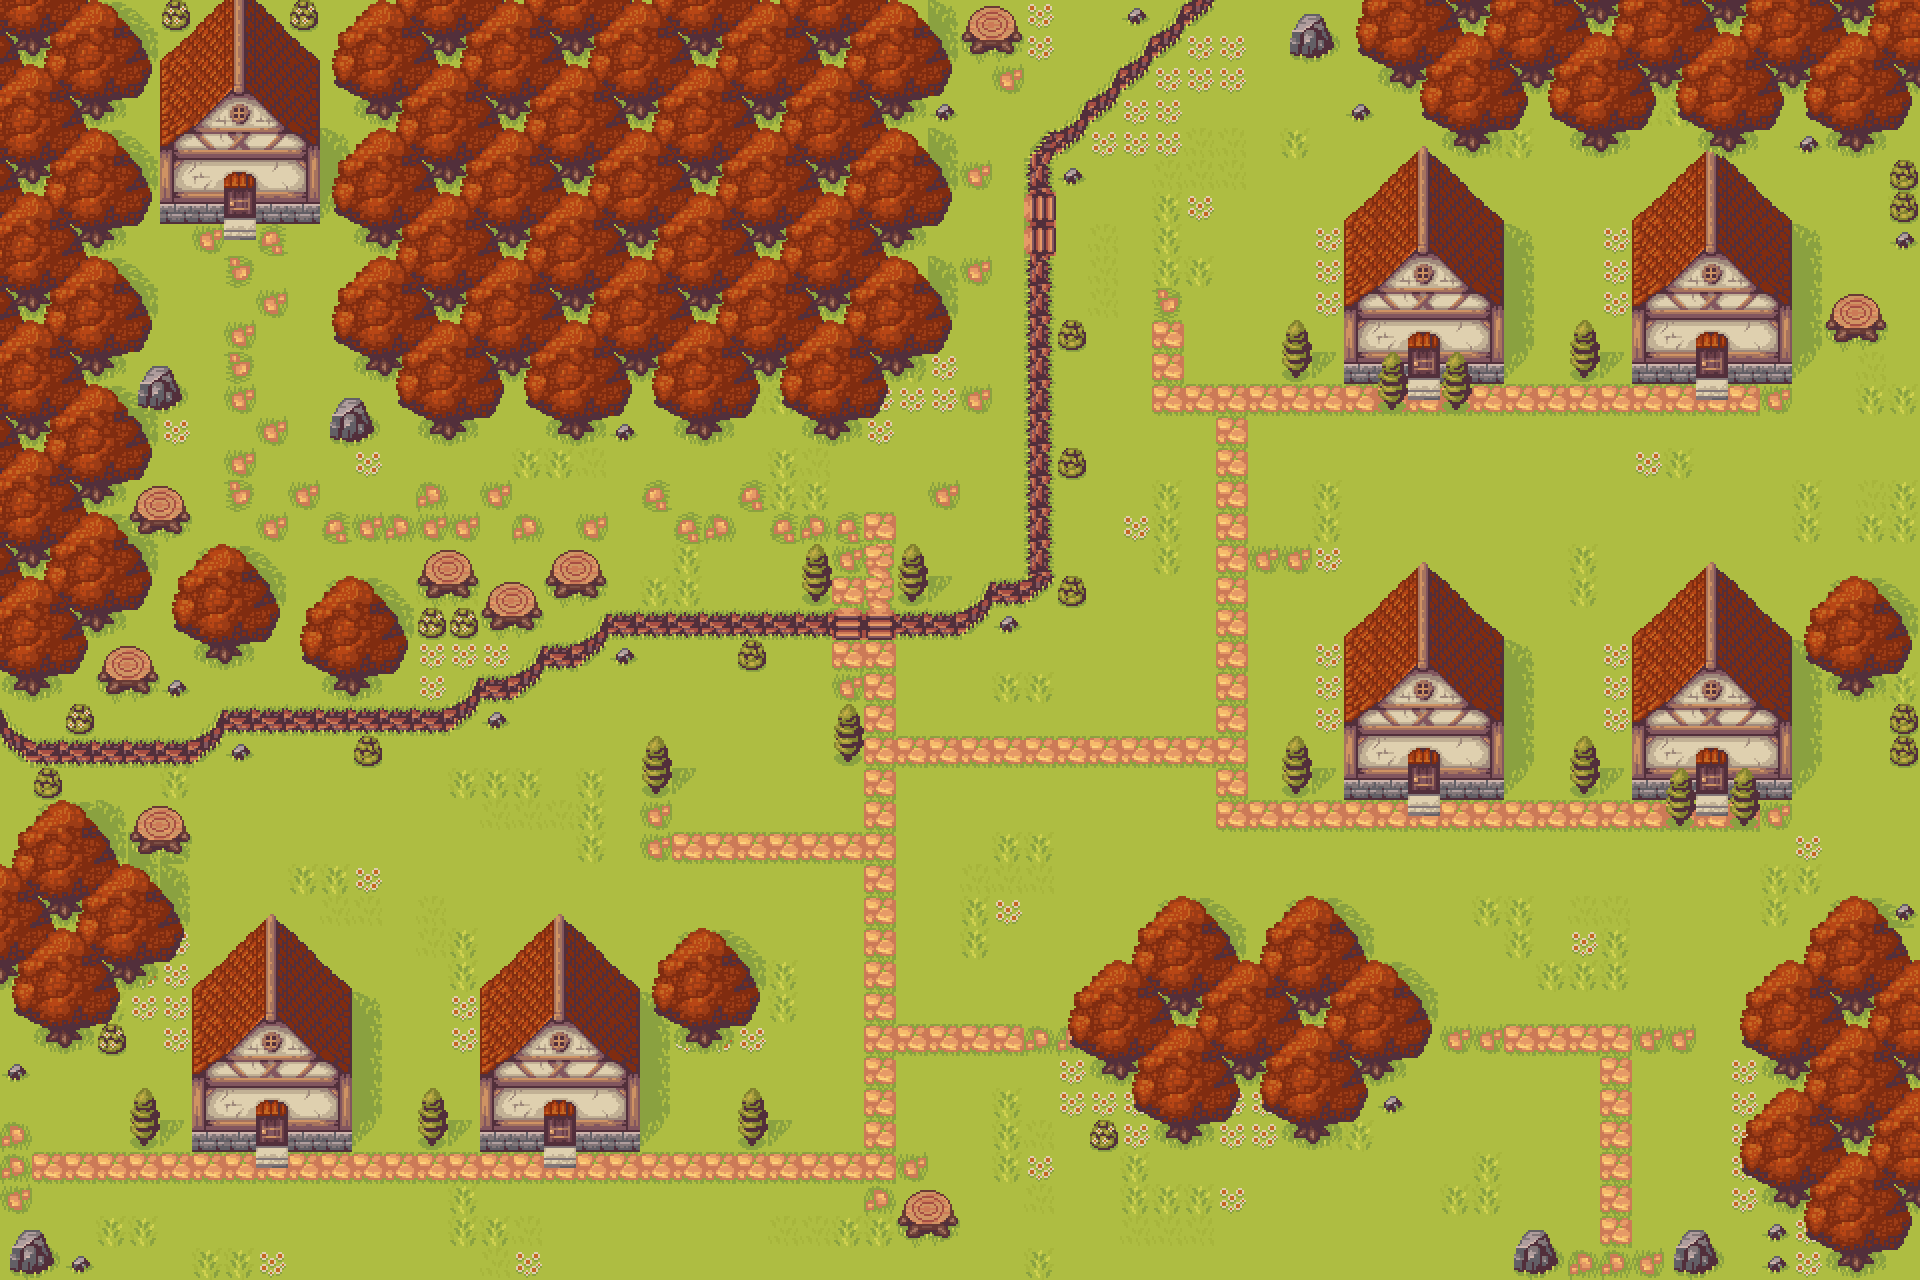

Tiled map render using the project's own tile images. Description and the map definition, with tile-layer contents summarised, below:
An orthogonal 60x40 tile map with 32x32 px tiles, 3 tile layers (ground, house, trees).

<map version="1.5" tiledversion="1.5.0" orientation="orthogonal" renderorder="right-down" width="60" height="40" tilewidth="32" tileheight="32" infinite="0" nextlayerid="7" nextobjectid="1">
 <editorsettings>
  <export target="overworldv5.json" format="json" />
 </editorsettings>
 <tileset firstgid="1" name="town32" tilewidth="32" tileheight="32" tilecount="312" columns="24">
  <image source="town32.png" width="768" height="416" />
 </tileset>
 <layer id="1" name="ground" width="60" height="40">
  <data>[2400 cells, 2400 non-empty, 11 distinct tile ids]</data>
 </layer>
 <layer id="3" name="house" width="60" height="40">
  <data>[2400 cells, 259 non-empty, 38 distinct tile ids]</data>
 </layer>
 <layer id="2" name="trees" width="60" height="40">
  <data>[2400 cells, 887 non-empty, 51 distinct tile ids]</data>
 </layer>
</map>